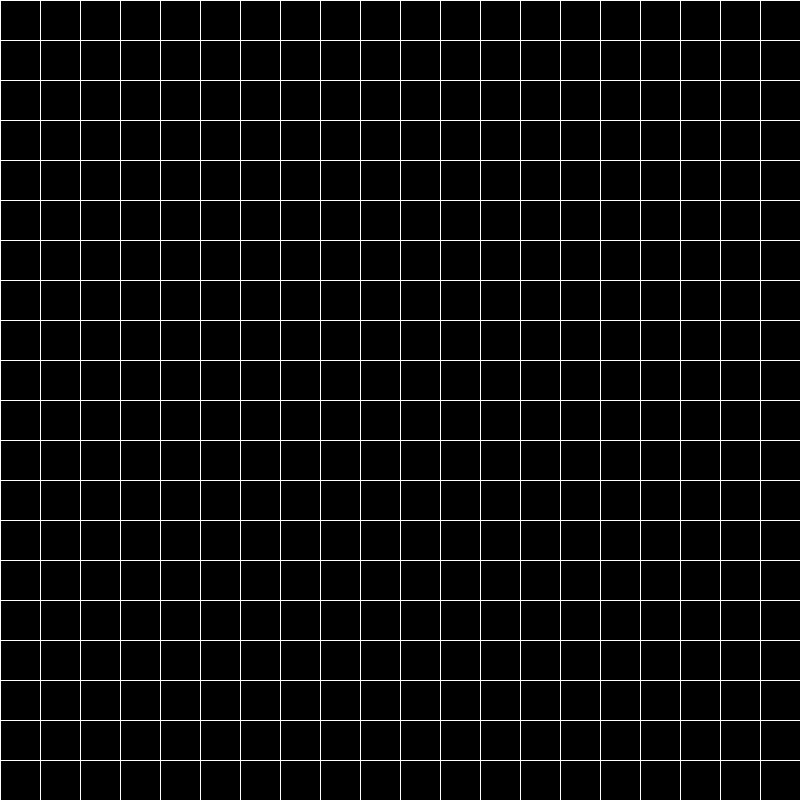
Frame 1 (no input)
Frame 60 (the mouse pressed at the canvas centre just before this capture): identical to frame 1, image omitted
Frame 120 (the mouse held since frame 60 and released just before this capture): identical to frame 1, image omitted

The Processing sketch that drew this single still picture (run headless with seeded random() and noise(); from frame 60 on, the mouse is pressed at the canvas centre):

// Processing sketch: MazeGeneration
// ── MazeGeneration.pde
//last step, finalize everything
//comment other things
//private and shit
//in cell:
//  instead of an booleanArray with top-right-bottom-left, use a map with <String, boolean>
//  better to read!

//Variables
private final static int SQUARE_SIZE = 40;
private int columns; 
private int rows;
private Cell[] arrCells;

void setup() {
  size(800, 800); 
  background(0);
  initGrid();
  initCells();
  drawGrid();
}


void draw() {
}


private void initGrid() {
  //floor(..) for not integers
  columns = floor(width/SQUARE_SIZE);
  rows = floor(height/SQUARE_SIZE);
  //init arrCells
  arrCells = new Cell[columns * rows];
}
private void initCells() {
  //Create every Cell
  int indexCounter=0;
  for (int x = 0; x < rows; x++) {
    for (int y = 0; y < columns; y++) {
      Cell cell = new Cell(x, y);
      arrCells[indexCounter] = cell;
      indexCounter++;
    }
  }
}

private void drawGrid() {
  for (int i = 0; i <arrCells.length; i++) {
    arrCells[i].drawGrid();
  }
}
// ── Cell.pde
class Cell {
  private final int x;
  private final int y;
  //TOP-RIGHT-BOTTOM-LEFT
  private final boolean[] arrWalls = {true, true, true, true};

  Cell(final int x, final int y) {
    this.x = x; 
    this.y = y;
  }

  private void drawGrid() {
    /*
    stroke(255);
     noFill();
     int positionX = x*SQUARE_SIZE;
     int positionY = y*SQUARE_SIZE;
     rect(positionX, positionY, SQUARE_SIZE, SQUARE_SIZE); 
     */

    stroke(255);
    int positionX = x*SQUARE_SIZE;
    int positionY = y*SQUARE_SIZE;     
    //--------------------------------------------------------------
    //TOP    - LEFT : (positionX            , positionY) 
    //TOP    - RIGHT: (positionX+SQUARE_SIZE, positionY)
    //BOTTOM - RIGHT: (positionX+SQUARE_SIZE, positionY+SQUARE_SIZE)
    //BOTTOM - LEFT : (positionX            , positionY+SQUARE_SIZE)
    //--------------------------------------------------------------
    //TOP      From: TopLeft to TopRight
    if (this.arrWalls[0]) {
      line(positionX, positionY, positionX+ SQUARE_SIZE, positionY);
    }
    //RIGHT    From: TopRight to BottomRight
    if (this.arrWalls[1]) {
      line(positionX+SQUARE_SIZE, positionY, positionX+SQUARE_SIZE, positionY+SQUARE_SIZE);
    }
    //BOTTOM   From: BottomRight to BottomLeft
    if (this.arrWalls[2]) {
      line(positionX+SQUARE_SIZE, positionY+SQUARE_SIZE, positionX, positionY+SQUARE_SIZE);
    }
    //LEFT     From: BottomLeft to TopLeft
    if (this.arrWalls[3]) {
      line(positionX, positionY+SQUARE_SIZE, positionX, positionY);
    }
  }

  //Needed? wouldnt be getINdex be better?
  public int getX() {
    return x;
  }
  public int getY() {
    return y;
  }
}
